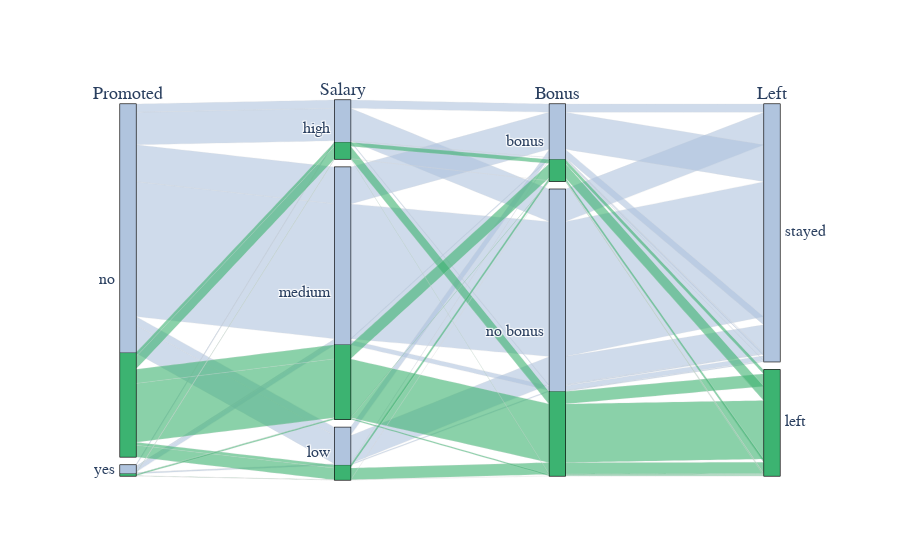

The notebook cell this image was saved under:
### Markdown cell above
### Identifying Important Predictors
**Analysis of Categorical Variables**

The categorical variables promoted, salary, and bonus are analyzed independently of the rest of variables to identify archetypes of employees that are more likely to leave.

### Code cell
# Create alluvial diagram to show categorical variables and conditional probabilities of leavin company to identify differences

# Create dimensions
promoted_dim = go.parcats.Dimension(values=data["promoted"], label="Promoted", categoryarray=[0, 1], ticktext=['no', 'yes'])
salary_dim = go.parcats.Dimension(values=data["salary"], label="Salary", categoryarray=["high", "medium", "low"])
projects_dim = go.parcats.Dimension(values=data["projects"], label="Projects", categoryorder='category ascending')
bonus_dim = go.parcats.Dimension(values=data["bonus"], label="Bonus", categoryarray=[1, 0], ticktext=['bonus', 'no bonus'])
left_dim = go.parcats.Dimension(values=data["left"], label="Left", categoryarray=["no", "yes"], ticktext=['stayed', 'left'])

# Create parcats trace
color = df["left"].replace(["no", "yes"], [0,1])
colorscale = [[0, 'lightsteelblue'], [1, 'mediumseagreen']]

fig = go.Figure(data = 
        [go.Parcats(dimensions=[promoted_dim, salary_dim, bonus_dim, left_dim],
        line={'color': color, 'colorscale': colorscale},
        hoveron='color', hoverinfo='probability',
        labelfont={'size': 18, 'family': 'Times'},
        tickfont={'size': 16, 'family': 'Times'},
		bundlecolors=True,
        arrangement='freeform')])

fig.show()

### Figure 1 — Plotly figure (JSON) as saved in the notebook; plotly's stock layout.template omitted (floating-point values rounded to 4 significant figures; data arrays with more than 128 entries replaced by an {"elided": "..."} marker saying what was removed)
{"data": [{"arrangement": "freeform", "bundlecolors": true, "dimensions": [{"categoryarray": [0, 1], "label": "Promoted", "ticktext": ["no", "yes"], "values": {"elided": "9540 int values"}}, {"categoryarray": ["high", "medium", "low"], "label": "Salary", "values": {"elided": "9540 str values"}}, {"categoryarray": [1, 0], "label": "Bonus", "ticktext": ["bonus", "no bonus"], "values": {"elided": "9540 int values"}}, {"categoryarray": ["no", "yes"], "label": "Left", "ticktext": ["stayed", "left"], "values": {"elided": "9540 str values"}}], "hoverinfo": "probability", "hoveron": "color", "labelfont": {"family": "Times", "size": 18}, "line": {"color": {"elided": "9540 int values"}, "colorscale": [[0, "lightsteelblue"], [1, "mediumseagreen"]]}, "tickfont": {"family": "Times", "size": 16}, "type": "parcats"}], "layout": {}}
